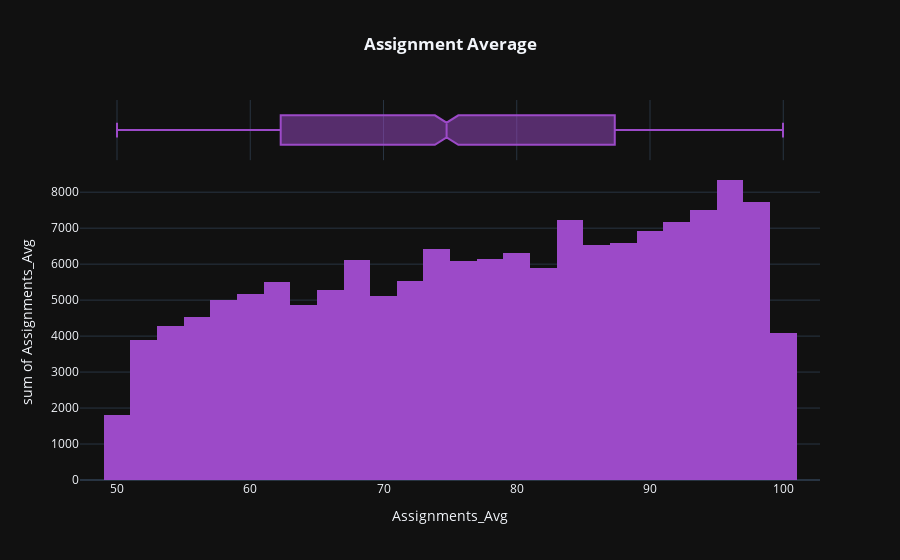

Write notebook code for a chart like this one.
### Code cell
fig=px.histogram(grades.groupby('Assignments_Avg', as_index=False).sum().sort_values(by='Assignments_Avg', ascending=True), x='Assignments_Avg', y='Assignments_Avg', color_discrete_sequence=['#9c4ac8'], template='plotly_dark',marginal='box', title='<b>Assignment Average')

fig.update_layout(title_x=0.5)

### Figure 1 — Plotly figure (JSON) as saved in the notebook; plotly's stock layout.template omitted (floating-point values rounded to 4 significant figures; data arrays with more than 128 entries replaced by an {"elided": "..."} marker saying what was removed)
{"data": [{"bingroup": "x", "histfunc": "sum", "hovertemplate": "Assignments_Avg=%{x}<br>sum of Assignments_Avg=%{y}<extra></extra>", "legendgroup": "", "marker": {"color": "#9c4ac8", "pattern": {"shape": ""}}, "name": "", "orientation": "v", "showlegend": false, "type": "histogram", "x": {"elided": "2004 float values"}, "xaxis": "x", "y": {"elided": "2004 float values"}, "yaxis": "y"}, {"hovertemplate": "Assignments_Avg=%{x}<extra></extra>", "legendgroup": "", "marker": {"color": "#9c4ac8"}, "name": "", "notched": true, "showlegend": false, "type": "box", "x": {"elided": "2004 float values"}, "xaxis": "x2", "yaxis": "y2"}], "layout": {"barmode": "relative", "legend": {"tracegroupgap": 0}, "title": {"text": "<b>Assignment Average", "x": 0.5}, "xaxis": {"anchor": "y", "domain": [0, 1], "title": {"text": "Assignments_Avg"}}, "xaxis2": {"anchor": "y2", "domain": [0, 1], "matches": "x", "showgrid": true, "showticklabels": false}, "yaxis": {"anchor": "x", "domain": [0, 0.8316], "title": {"text": "sum of Assignments_Avg"}}, "yaxis2": {"anchor": "x2", "domain": [0.8416, 1], "matches": "y2", "showgrid": false, "showline": false, "showticklabels": false, "ticks": ""}}}
